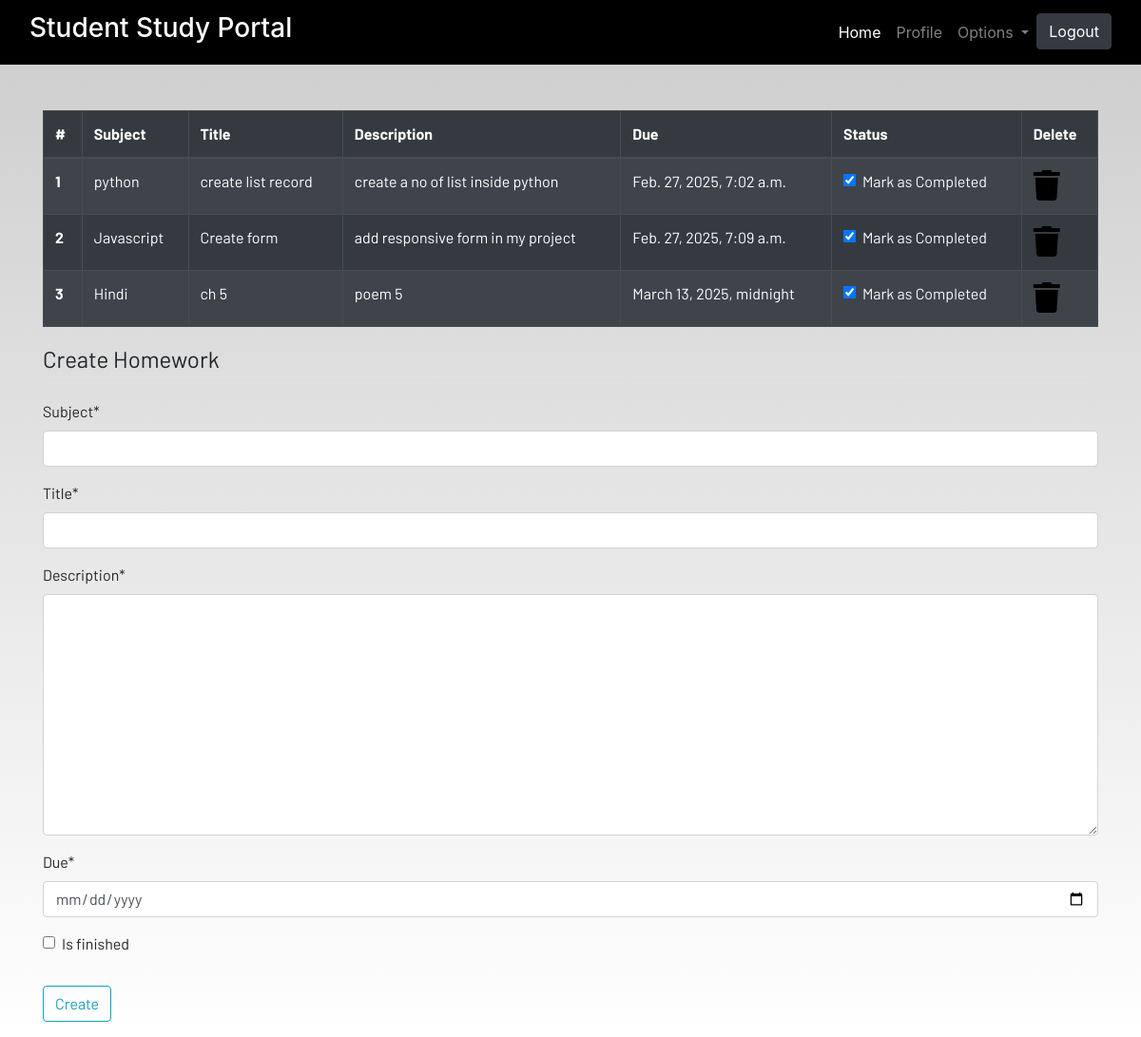
The page /homework (signed in) on the database its author committed.
### dashboard/models.py (models this page shows, shortened)
class Homework(models.Model):
    user=models.ForeignKey(User,on_delete=models.CASCADE)
    subject=models.CharField(max_length=50)
    title=models.CharField(max_length=100)
    description=models.TextField()
    due=models.DateTimeField()
    is_finished=models.BooleanField(default=False)

### dashboard/views.py (the view)
# urls.py: path('homework',views.homework, name='homework'),
@login_required
def homework(request):
    if request.method=='POST':
        form=HomeworkForm(request.POST)
        if form.is_valid():
            try:
                finished=request.POST['is_finished']
                if finished=='on':
                    finished=True
                else:
                    finished=False
            except:
                finished=False
            homeworks=Homework(
                user=request.user,
                subject=request.POST['subject'],
                title=request.POST['title'],
                description=request.POST['description'],
                due=request.POST['due'],
                is_finished=finished
            )
            homeworks.save()
            messages.success(request,f"Homework Added from { request.user.username } Successfully !")
    else:
        form=HomeworkForm()
    homework=Homework.objects.filter(user=request.user)
    if len(homework)==0:
        homework_done=True
    else:
        homework_done=False
    context={'homeworks':homework,'homework_done':homework_done,'form':form}
    return render(request,'dashboard/homework.html',context)

### dashboard/forms.py
class HomeworkForm(forms.ModelForm):
    class Meta:
        model=Homework
        widgets={'due':DateInput()}
        fields=['subject','title','description','due','is_finished']

### dashboard/templates/dashboard/homework.html (shortened to what this page needs)
{% extends 'dashboard/base.html' %}
{% load static %}
{% load crispy_forms_tags %}
{% block content %}
<div class="container">
    {% if not homework_done %}
    <table class="table table-striped table-bordered table-hover table-dark">
        <thead>
            <tr>
                <th scope="col">#</th>
                <th scope="col">Subject</th>
                <th scope="col">Title</th>
                <th scope="col">Description</th>
                <th scope="col">Due</th>
                <th scope="col">Status</th>
                <th scope="col">Delete</th>
            </tr>
        </thead>
        <tbody>
            {% for homework in homeworks %}
            <tr>
                <th scope="row">{{forloop.counter}}</th>
                <td>{{homework.subject}}</td>
                <td>{{homework.title}}</td>
                <td>{{homework.description}}</td>
                <td>{{homework.due}}</td>
                <td>
                    <a href="{% url 'update-homework' homework.id %}">
                        <div class="form-check">
                            {% if homework.is_finished == True %}
                            <input class="form-check-input" type="checkbox" value="" checked>
                            {% else %}
                            <input class="form-check-input" type="checkbox" value="" >
                            {% endif %}
                            <label class="form-check-label text-light" for="flexCheckDefault">
                                Mark as Completed
                            </label>
                        </div>
                    </a>
                </td>
                <td><a href="{% url 'delete-homework' homework.id %}"><i class="fa fa-trash fa-2x"></i></a></td>
            </tr>
            {% endfor %}
        </tbody>
    </table>
    {% else %}
    <h4>All homeworks are completed!! Create to have more!!</h4>
    {% endif %}
</div>
<div class=" container">
    <form method="POST">
        <fieldset class="form-group">
            <legend class="border-bottom mb-4">Create Homework</legend>
            {{form|crispy}}
        </fieldset>
        <div class="form-group">
            <button href="" class="btn btn-outline-info" type="submit">
                Create
            </button>
        </div>
    </form>
</div>
{% endblock content %}

### dashboard/templates/dashboard/base.html (shortened to what this page needs)
<!DOCTYPE html>
{% load static %}
<html lang="en">
<head>
  <link rel="stylesheet" href="https://stackpath.bootstrapcdn.com/bootstrap/4.3.1/css/bootstrap.min.css"
 />
  <link rel="stylesheet" href="https://use.fontawesome.com/releases/v5.7.2/css/all.css"
 />
  <link rel="stylesheet" href="{% static 'css/main.css' %}" />
  <link rel="stylesheet" href="{% static 'css/album.css' %}" />
</head>
<body>
  <header>
    <nav class="navbar navbar-expand-lg navbar-dark bg-dark">
      <div class="container-fluid">
        <a class="navbar-brand" href="{% url 'home' %}"><h3>Student Study Portal</h3></a>
        <div class="collapse navbar-collapse justify-content-end" id="navbarSupportedContent">
          <ul class="navbar-nav mb-2 mb-lg-0">
            <li class="nav-item">
              <a class="nav-link active" aria-current="page" href="{% url 'home' %}">Home</a>
            </li>
            {% if user.is_authenticated %}
            <li class="nav-item">
              <a class="nav-link" href="{% url 'profile' %}">Profile</a>
            </li>
            <li class="nav-item dropdown">
              <a class="nav-link dropdown-toggle" href="#" id="navbarDropdown" role="button" data-toggle="dropdown"
                aria-haspopup="true" aria-expanded="false">
                Options
              </a>
            </li>
            <li class="nav-item">
            <form method="post" action="{% url 'logout' %}">
              <button type="submit" class="btn btn-dark">Logout</button>
          </form>
          </li>
            {% endif %}
          </ul>
        </div>
      </div>
    </nav>
  </header>
  <br /><br />
  <main>
    {% block content %}
    {% endblock content %}
  </main>
</body>
</html>

### static/css/main.css (style rules this page uses)
html { scroll-behavior: smooth; height: 100%; width: 100%; }
main { font-family: Barlow, Quicksand, Rubik, sans-serif, serif, 'Times New Roman', Times, serif !important; }
.navbar { background-color: rgb(0, 0, 0) !important; }
a { text-decoration: none !important; color: black; }
html, body { max-width: 100%; overflow-x: hidden; height: 100%; width: 100%; }
body { background: linear-gradient(rgba(0, 0, 0, 0.2), rgba(255, 255, 255, 0.5)); overflow-x: hidden; background-repeat: no-repeat; }
.fa { color: black; }

### rows shown on the page
Homework: subject "python", title "create list record", description "create a no of list inside python", due "Feb. 27, 2025, 7:02 a.m."
Homework: subject "Javascript", title "Create form", description "add responsive form in my project", due "Feb. 27, 2025, 7:09 a.m."
Homework: subject "Hindi", title "ch 5", description "poem 5", due "March 13, 2025, midnight"
